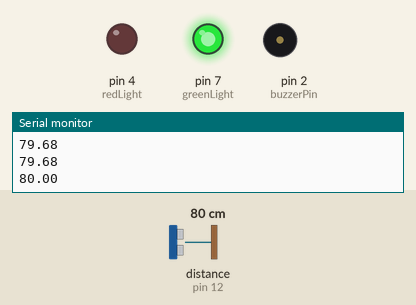
The sketch below on a simulated Arduino Uno, built with avr-gcc and run on an emulated ATmega328P. Shown: output pins drawn as LEDs (lit = HIGH), buzzer (waves = sounding), the last lines printed to the serial monitor. Wiring (inferred from the names in the program): ultrasonic range finder: trigger pin 10; echo pin 12. Inputs (shaded band) come from the test bench; at power-on: distance to the obstacle (sensor on pin 12) 80 cm. The echo pulse lasts 58.3 µs per cm; pins used as bus, display or sensor lines are not drawn.

Above: at 1.2 s.
1.3 s: distance to the obstacle (sensor on pin 12) set to 2 cm
At 1.8 s:
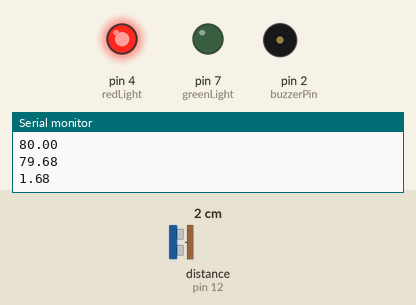
3.8 s: distance to the obstacle (sensor on pin 12) set to 115 cm
5.3 s: distance to the obstacle (sensor on pin 12) set to 123 cm
At 5.8 s:
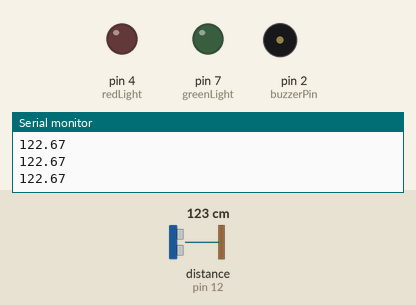
6.9 s: distance to the obstacle (sensor on pin 12) set to 4 cm
At 9.1 s:
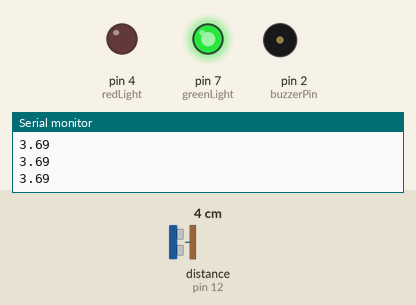
9.4 s: distance to the obstacle (sensor on pin 12) set to 250 cm
At 10.3 s:
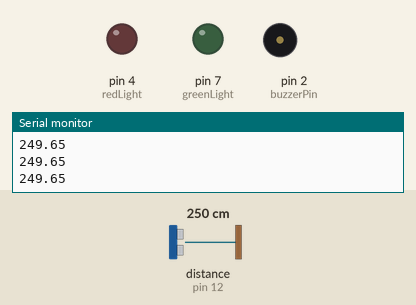
Timing chart, 0 to 11.9 s (numbered marks = the images above; inputs shaded):
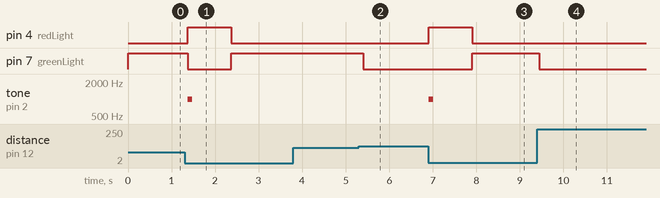

Measured:
- the behaviour switches between 120 and 121 cm on distance to the obstacle (sensor on pin 12) (found by bisection; images 1 and 2)
- after the input at 1.3 s, pin 4 (redLight): LOW → HIGH after 0.07 s, → LOW 1.0 s later; pin 7 (greenLight): HIGH → LOW after 0.07 s, → HIGH 1.0 s later; tone on pin 2 (buzzerPin): silent → 1000 Hz after 0.07 s, → silent 0.10 s later
- after the input at 5.3 s, pin 7 (greenLight): HIGH → LOW after 0.10 s
- after the input at 6.9 s, pin 4 (redLight): LOW → HIGH at once, → LOW 1.0 s later; pin 7 (greenLight): LOW → HIGH after 1.0 s; tone on pin 2 (buzzerPin): silent → 1000 Hz at once, → silent 0.10 s later
- after the input at 9.4 s, pin 7 (greenLight): HIGH → LOW at once

The sketch:

parkingSensor.ino
```cpp
// C++ code
#include <math.h>
const int redLight = 4;
const int greenLight = 7;
const int buzzerPin = 2;
const int trigPin =10;
const int echoPin = 12;
float prev = 0.0;
float dist = 0.0;

void setup() {
  // put your setup code here, to run once:
  pinMode(redLight,OUTPUT);
  pinMode(greenLight,OUTPUT);
  pinMode(buzzerPin,OUTPUT);
  pinMode(trigPin,OUTPUT);
  pinMode(echoPin,INPUT);
  Serial.begin(9600);
};

void loop() {
  // put your main code here, to run repeatedly:
  digitalWrite(trigPin,LOW);
  delayMicroseconds(2);
  digitalWrite(trigPin,HIGH);
  delayMicroseconds(10);
  digitalWrite(trigPin,LOW);
  unsigned long duration = pulseIn(echoPin,HIGH,30000);
  if (duration==0) {
    Serial.println("No object detected");
  } else {
  prev = dist;
  dist = duration /2.0 *0.0343;
    Serial.println(dist);
    if (dist <= 120.0) {
      if (dist < prev) {
        if ((prev-dist)>1.5){
        digitalWrite(greenLight,LOW);
        digitalWrite(redLight,HIGH);
        tone(2,1000,100);
        delay(1000);
        digitalWrite(greenLight,HIGH);
        digitalWrite(redLight,LOW);
        noTone(2);
        };
      } else if (dist >= prev){
        if ((dist-prev)>1.5){
        digitalWrite(greenLight,HIGH);
        digitalWrite(redLight,LOW);
        };
      };
    } else{
    	digitalWrite(greenLight,LOW);
      digitalWrite(redLight,LOW);
    };
  };
  delay(100);
  };
```
